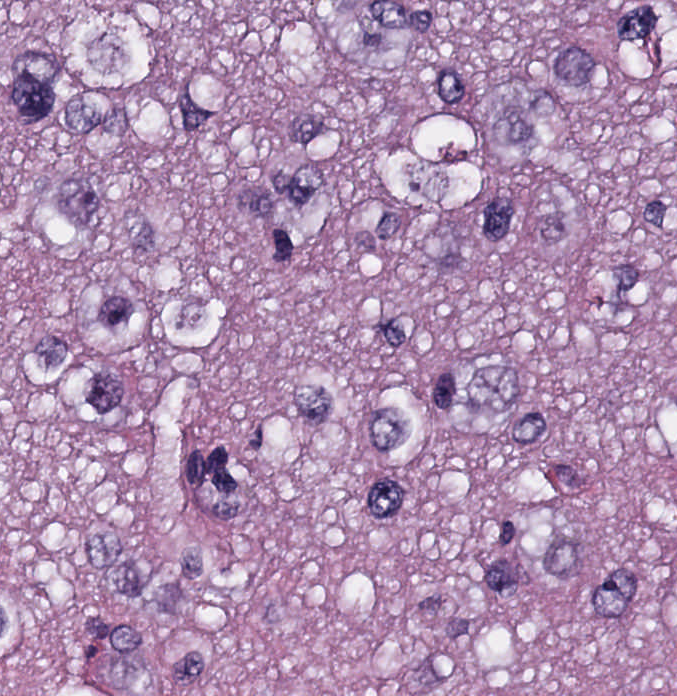
#> input picture SET-1/image.png, 677 x 696 px
$ jupyter execute Seg.ipynb
#> lines starting #> are read from the running program, lines starting #| are printed output that depends on the picture; after the words box and inside, x2 and y2 are one past the last pixel; in counts of white or black regions, pixels touching at a corner belong together
[cell 1]
import cv2
import numpy as np
import matplotlib.pyplot as plt

[cell 2]
img = cv2.imread(r'image.png')
#> img is the input picture: shape (696, 677, 3); mean B, G, R 177.9, 143.3, 175.5

[cell 3]
plt.imshow(img)

[cell 4]
img_contrast = cv2.detailEnhance(img , 0.01)
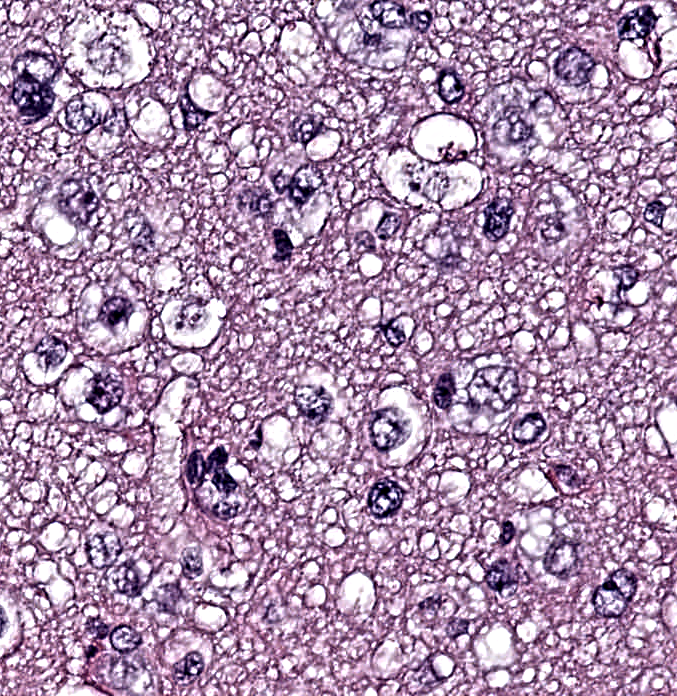
#> img_contrast: shape (696, 677, 3); mean B, G, R 174.4, 143.3, 172.3

[cell 5]
plt.imshow(img_contrast)

[cell 6]
enhanced  = cv2.convertScaleAbs(img, alpha=2.5, beta=0)
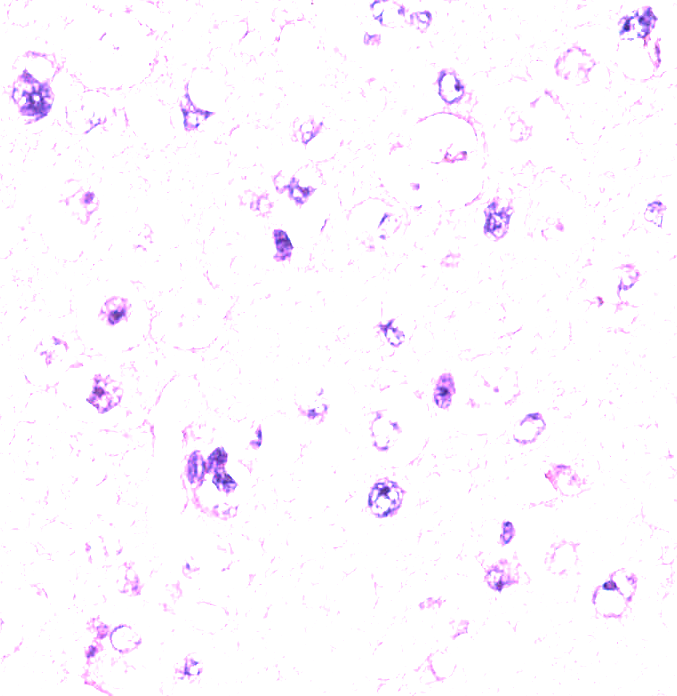
#> enhanced: shape (696, 677, 3); mean B, G, R 254.7, 249.3, 253.4

[cell 7]
plt.imshow(enhanced)

[cell 8]
ret , thr = cv2.threshold(enhanced , 175 , 200 , cv2.THRESH_BINARY)
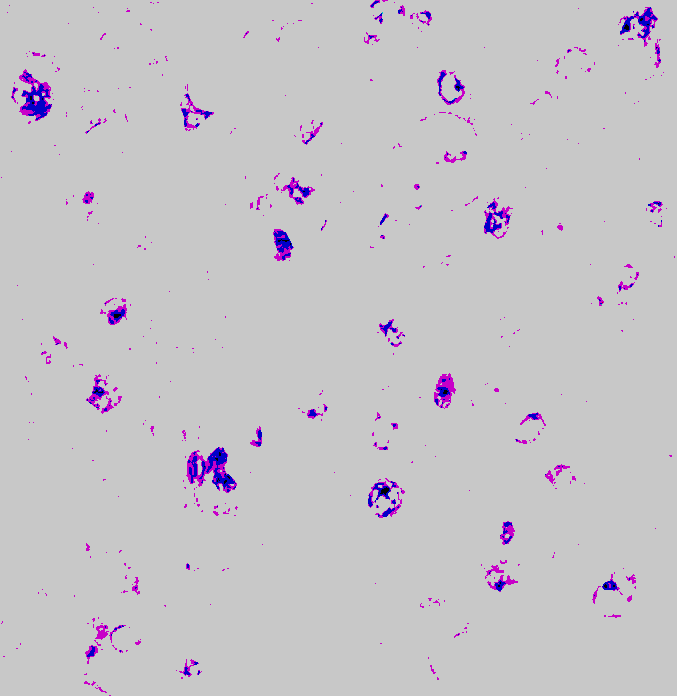
#> thr: shape (696, 677, 3); mean B, G, R 199.9, 195.2, 198.3

[cell 9]
plt.imshow(thr)

[cell 10]
plt.imshow(cv2.convertScaleAbs(thr, alpha=2.5, beta=0))
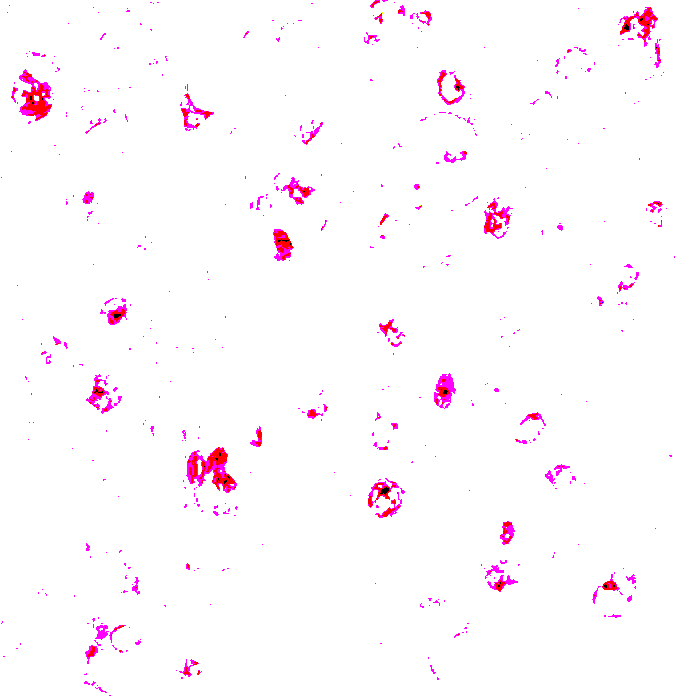
#> shown: shape (696, 677, 3); mean R, G, B 254.9, 248.8, 252.9

[cell 11]
enh_gr = cv2.cvtColor(cv2.convertScaleAbs(thr, alpha=2.5, beta=0) , cv2.COLOR_RGB2GRAY)
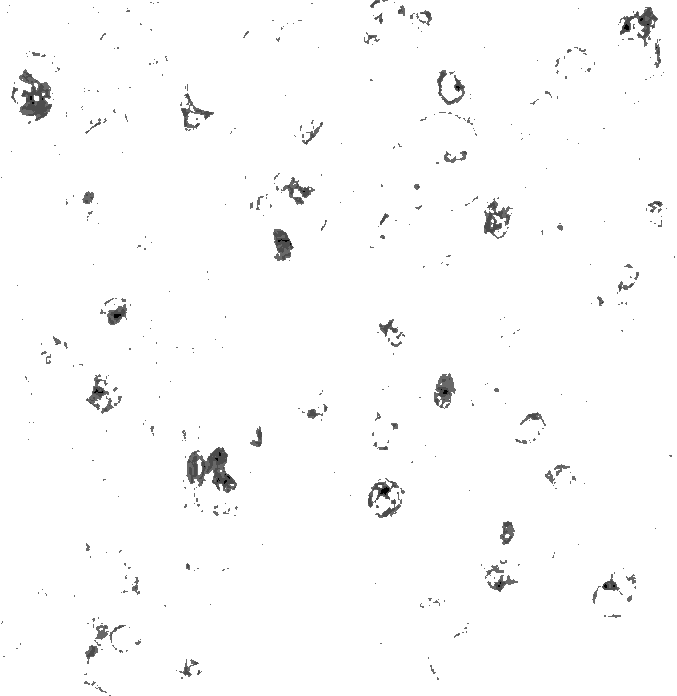
#> enh_gr: shape (696, 677); min 0, max 255, mean 251.1
can = cv2.Canny(enh_gr , 100 , 225)
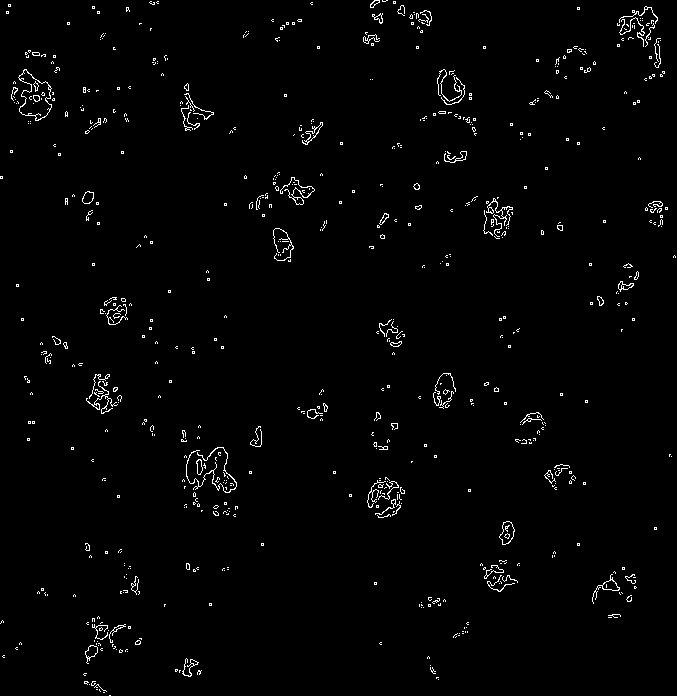
#> can: shape (696, 677); 1.6% white in thin lines or dots

[cell 12]
con , hie = cv2.findContours(can , cv2.RETR_EXTERNAL, cv2.CHAIN_APPROX_NONE)
#> con = 690 contours, 662 with area under 20; largest, box (x1, y1, x2, y2) and area: (18, 69, 52, 121) 984, (499, 521, 515, 545) 226, (592, 574, 620, 604) 128, (85, 645, 98, 664) 110, (82, 191, 94, 204) 102; hie = 690 rows, first 6: [1, -1, -1, -1], [2, 0, -1, -1], [3, 1, -1, -1], [4, 2, -1, -1], [5, 3, -1, -1], [6, 4, -1, -1]

[cell 13]
len(con)
#> Out = 690

[cell 14]
colors = [(255 , 255 , 0) , (255 , 0 , 0) , (0 , 0 , 255) , (0 , 255 , 255) , (255 , 0 , 255)]

[cell 15]
c = 0

[cell 16]
img2 = img

for cont in con:
    cv2.drawContours(img2 , con  , -1  , [0 , 255 , 0])
    c+=1
#> this loop made 690 passes
#> cont on passes 1 to 3: [[109, 695], [110, 695]], [[103, 692], [104, 692]], [[99, 689], [99, 690], [100, 691], [99, 690]]
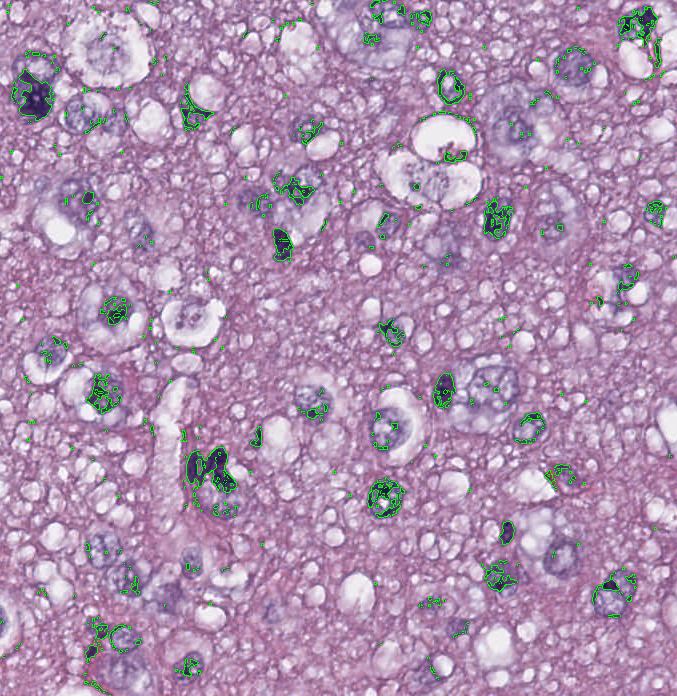
#> img2: shape (696, 677, 3); 1.56% of pixels changed, all inside (x1, y1, x2, y2) = (0, 0, 676, 696)
#> after the loop, c = 690

[cell 17]
plt.imshow(img2)

[cell 18]
for contour in con:
    # Calculate the centroid of the contour
    M = cv2.moments(contour)
    if M["m00"] != 0:
        cX = int(M["m10"] / M["m00"])
        cY = int(M["m01"] / M["m00"])
    else:
        cX, cY = 0, 0

    # Calculate the radius of the circle to cover the contour region
    radius = int(np.sqrt(cv2.contourArea(contour) / np.pi))*2 + 10

    # Draw the circle around the contour
    cv2.circle(img, (cX, cY), radius, colors[c%5], 2)
    c+=1
#> this loop made 690 passes
#> (contour, cX, cY, radius) on passes 1, 2, 3, 4, 6, 9, 16, 20, 23, 27, 31, 34: ([[109, 695], [110, 695]], 0, 0, 10), ([[103, 692], [104, 692]], 0, 0, 10), ([[99, 689], [99, 690], [100, 691], [99, 690]], 0, 0, 10), ([[96, 689], [97, 689]], 0, 0, 10), ([[89, 684]], 0, 0, 10), ([[438, 679]], 0, 0, 10), ([[430, 665]], 0, 0, 10), ([[127, 651]], 0, 0, 10), ([[116, 649]], 0, 0, 10), ([[98, 645]], 0, 0, 10), ([[96, 643], [96, 644]], 0, 0, 10), ([[97, 641]], 0, 0, 10)
#> (cX, cY, radius) on passes 5, 7, 8, 10, 11, 12: (97, 684, 10), (92, 683, 10), (85, 681, 12), (436, 677, 10), (0, 0, 10), (199, 671, 10)
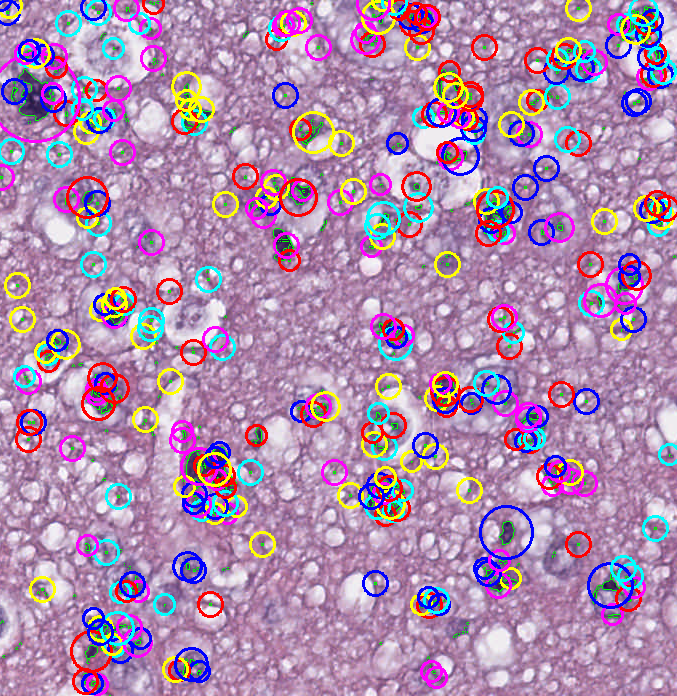
#> img: shape (696, 677, 3); 14.88% of pixels changed, all inside (x1, y1, x2, y2) = (0, 0, 677, 696)
#> after the loop, c = 1380

[cell 19]
plt.imshow(img)

[cell 20]
img3= img.copy()

[cell 21]
sorted_contours = sorted(con, key=lambda c: cv2.boundingRect(c)[1])
#> sorted_contours has the same summary as con

# Calculate the number of contours to exclude (bottom 30%)
num_to_exclude = int(0.5 * len(sorted_contours))
#> num_to_exclude = 345

# Iterate through contours excluding the bottom 30%
for c, contour in enumerate(sorted_contours[:-num_to_exclude]):
    # Calculate the centroid of the contour
    M = cv2.moments(contour)
    if M["m00"] != 0:
        cX = int(M["m10"] / M["m00"])
        cY = int(M["m01"] / M["m00"])
    else:
        cX, cY = 0, 0

    radius = int(np.sqrt(cv2.contourArea(contour) / np.pi)) * 2

    cv2.circle(img3, (cX, cY), radius, colors[c % 5], 2)
#> this loop made 345 passes
#> (contour, cX, cY, radius) on passes 16, 20, 23, 24, 28, 29, 37, 42, 46, 49, 50, 53: ([[413, 12], [414, 12]], 0, 0, 0), ([[414, 14]], 0, 0, 0), ([[642, 18]], 0, 0, 0), ([[640, 18]], 0, 0, 0), ([[642, 20]], 0, 0, 0), ([[640, 20]], 0, 0, 0), ([[633, 23], [634, 23]], 0, 0, 0), ([[632, 25], [632, 26], [632, 27], [632, 26]], 0, 0, 0), ([[624, 28], [625, 29], [626, 29], [625, 29]], 0, 0, 0), ([[248, 31]], 0, 0, 0), ([[246, 31], [245, 32]], 0, 0, 0), ([[105, 33]], 0, 0, 0)
#> (cX, cY, radius) on passes 1 to 6: (382, 0, 0), (373, 3, 6), (394, 2, 2), (0, 0, 0), (153, 3, 0), (0, 0, 0)
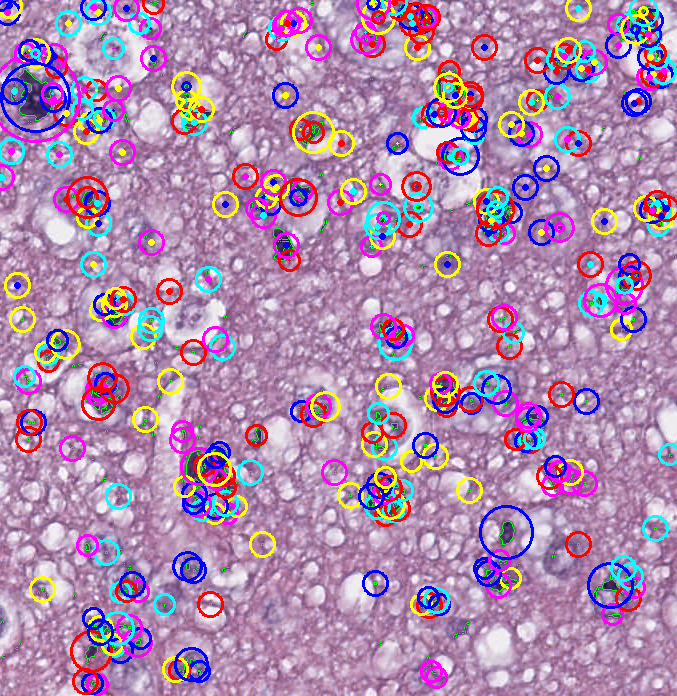
#> img3: shape (696, 677, 3); 1.33% of pixels changed, all inside (x1, y1, x2, y2) = (0, 0, 670, 308)
